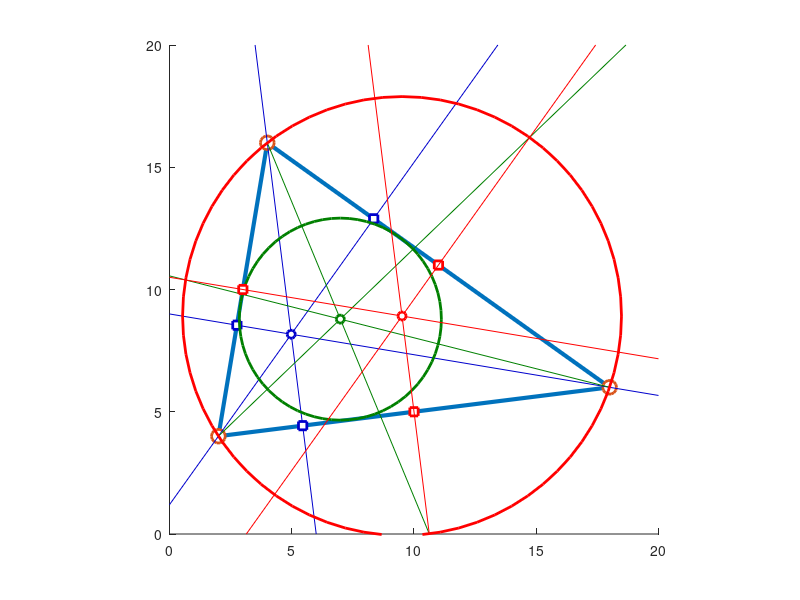

Write the MATLAB code that produced this figure.
function triangleDemo(varargin)
#TRIANGLEDEMO Demo file of geom2d lib: lines and circles of a triangle
#
#   Usage:
#   triangleDemo
#
#   The macro run automatically, and draw several liens and circles
#   associated with a basic triangle.
#
#   Example
#   triangleDemo
#
#
# ------
# Author: David Legland
# e-mail: david.legland@grignon.inra.fr
# Created: 2010-11-04,    using Matlab 7.9.0.529 (R2009b)
# Copyright 2010 INRA - Cepia Software Platform.


## Triangle

# defines vertices
p1 = [2 4];
p2 = [18 6];
p3 = [4 16];

# concatenates vertices to form the polygon
triangle = [p1; p2; p3];

# draw the triangle
figure(1); clf;
hold on; 
axis([0 20 0 20]);
axis equal;
drawPolygon(triangle, 'linewidth', 3);
drawPoint(triangle, 'marker', 'o', 'markersize', 10, 'linewidth', 2, ...
    'markerFaceColor', 'w');


## altitudes

# create lines associated with each triangle edge
edge1 = createLine(p2, p3);
edge2 = createLine(p1, p3);
edge3 = createLine(p1, p2);

# altitudes of the triangle
alt1 = orthogonalLine(edge1, p1);
alt2 = orthogonalLine(edge2, p2);
alt3 = orthogonalLine(edge3, p3);

# compute also feet
foot1 = intersectLines(edge1, alt1);
foot2 = intersectLines(edge2, alt2);
foot3 = intersectLines(edge3, alt3);

# draw altitudes
drawLine(alt1, 'color', [0 0 .8]);
drawLine(alt2, 'color', [0 0 .8]);
drawLine(alt3, 'color', [0 0 .8]);

# draw feet
feet = [foot1; foot2 ;foot3];
drawPoint(feet, 'marker', 's', 'color', [0 0 .8], 'linewidth', 2, 'markerFaceColor', 'w');

orthoCenter = intersectLines(alt1, alt2);
drawPoint(orthoCenter, ...
    'marker', 'o', 'color', [0 0 .8], 'linewidth', 2, 'markerfacecolor', 'w');


## Median rays and inscribed circle

# compute rays emanating from each vertex
ray1 = bisector(p2, p1, p3);
ray2 = bisector(p3, p2, p1);
ray3 = bisector(p1, p3, p2);

# draw rays (all in one call)
drawRay([ray1 ; ray2 ; ray3], 'color', [0 .5 0]);

# center of inscribed circle (assimilates rays to lines)
innerCircleCenter = intersectLines(ray1, ray2);

# radius of iscribed circle is computed as the distance to one of the sides
innerRadius = distancePointLine(innerCircleCenter, edge1);

# create the circle
innerCircle = [innerCircleCenter innerRadius];

# draw the inner circle
drawCircle(innerCircle, 'color', [0 .5 0], 'linewidth', 2);
drawPoint(innerCircleCenter, ...
    'color',  [0 .5 0], 'markerFaceColor', 'w', 'linewidth', 2);


## Circumscribed circle

# edges midpoints
mid12 = midPoint(p1, p2);
mid13 = midPoint(p1, p3);
mid23 = midPoint(p2, p3);

# draw midpoints
midPoints = [mid12 ; mid13; mid23];
drawPoint(midPoints, 'marker', 's', 'color', 'r', 'linewidth', 2, 'markerFaceColor', 'w');

# perpendicular bisectors associated with each side
perp1 = orthogonalLine(edge1, mid23);
perp2 = orthogonalLine(edge2, mid13);
perp3 = orthogonalLine(edge3, mid12);

# draw perpendicular bisectors
drawLine([perp1 ; perp2 ; perp3], 'color', 'r');

# compute orthogonal circle
orthoCenter = intersectLines(perp1, perp2);
orthoRadius = distancePoints(orthoCenter, p1);

# draw Orthogonal center
drawCircle([orthoCenter orthoRadius], 'color', 'r', 'linewidth', 2);
drawPoint(orthoCenter, 'color', 'r', 'markerFaceColor', 'w', 'linewidth', 2);
